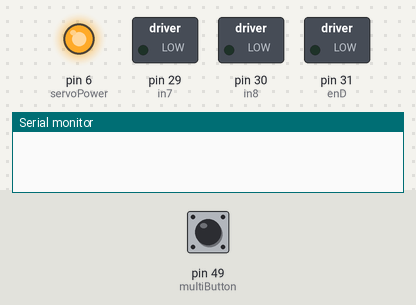
Bench run of a sketch on a simulated Arduino Mega 2560, built with avr-gcc and run on an emulated ATmega2560. Shown: switched loads named in the sketch (green lamp = pin HIGH), output pins drawn as LEDs (lit = HIGH), the last lines printed to the serial monitor. The inputs (shaded band) are chosen by the test bench; at power-on: pin 49 (multiButton) HIGH.

Above: at 1.2 s.
1.3 s: pin 49 (multiButton) pulled LOW for 0.15 s
At 2.0 s:
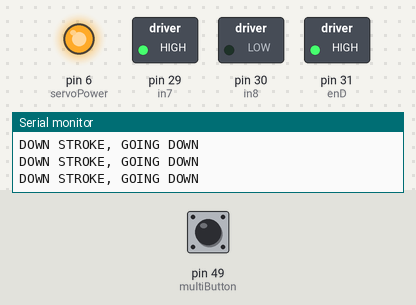
At 28.7 s:
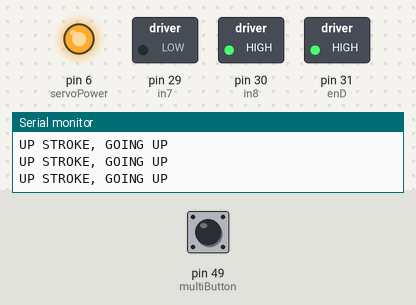
Timing chart, 0 to 29.2 s (numbered marks = the images above; inputs shaded):
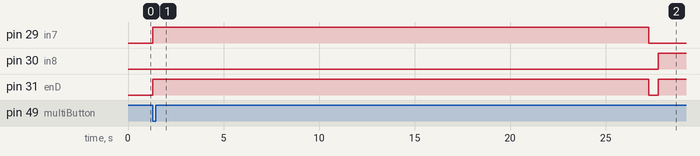

Measured:
- after the input at 1.3 s, pin 29 (in7): LOW → HIGH at once, → LOW 25.9 s later; pin 30 (in8): LOW → HIGH after 26.4 s; pin 31 (enD): LOW → HIGH at once, → LOW 25.9 s later, → HIGH 0.50 s later

The sketch:

buttontest.ino
```cpp
#include <Servo.h>

void lowerClaw();

// Motor 4 (Y axis) pins
int in7 = 29;
int in8 = 30;
int enD = 31; // Speed control, 0-255

// Button/claw controls
const int servoPower = 6;
const int multiButton = 49;
int motorPos = 0;
bool upStroke = 0;
Servo clawServo;
int pos;

const int lowerHome = 1 * 1000;
const int upperHome = 0;

void setup(){
    // Motor 4 pin modes
    pinMode(enD, OUTPUT);
    pinMode(in7, OUTPUT);
    pinMode(in8, OUTPUT);

    // Button/claw pin modes
    pinMode(servoPower, OUTPUT);
    pinMode(multiButton, INPUT);
    digitalWrite(multiButton, INPUT_PULLUP);
    digitalWrite(servoPower, HIGH);

    Serial.begin(9600);
}

void loop(){
    if(digitalRead(multiButton) == LOW){
        Serial.println("BUTTON PRESSED");
        lowerClaw();

    } else{
        // Serial.println("WAITING");
    }
}

void lowerClaw(){
    while(true){
        if(upStroke == 0){
            if(motorPos < 1000){
                // lower
                motorPos += 1;

                digitalWrite(in7, HIGH);
                digitalWrite(in8, LOW);
                digitalWrite(enD, 255);

                Serial.println("DOWN STROKE, GOING DOWN");

            } else if(motorPos == 1000){
                // stop and wait
                digitalWrite(in7, LOW);
                digitalWrite(in8, LOW);
                digitalWrite(enD, 0);
                delay(500);
                upStroke = 1;

                Serial.println("ARRIVED AT LOWER HOME");

            } else if(motorPos > 1000){
                // raise
                motorPos -+ 1;

                digitalWrite(in7, LOW);
                digitalWrite(in8, HIGH);
                digitalWrite(enD, 255);

                Serial.println("DOWN STROKE, GOING DOWN");

            }
        } else if(upStroke == 1){
            if(motorPos > 0){
                // raise
                motorPos -+ 1;

                digitalWrite(in7, LOW);
                digitalWrite(in8, HIGH);
                digitalWrite(enD, 255);

                Serial.println("UP STROKE, GOING UP");

            } else if(motorPos == 0){
                digitalWrite(in7, LOW);
                digitalWrite(in8, LOW);
                digitalWrite(enD, 0);
                upStroke = 0;
                Serial.println("ARRIVED AT UPPER HOME");
                break;

            } else if(motorPos < 0){
                motorPos += 1;

                digitalWrite(in7, HIGH);
                digitalWrite(in8, LOW);
                digitalWrite(enD, 255);

                Serial.println("UP STROKE, GOING DOWN");
            }
        }
    }
}
```
